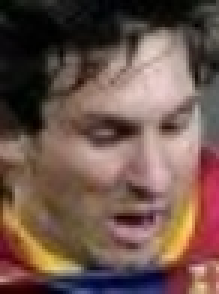
#> input picture Data/Messi1.jpg, 73 x 98 px (shown 3 times larger)
$ python moments_demo.py --input ../Data/Messi1.jpg
#> lines starting #> are read from the running program, lines starting #| are printed output that depends on the picture; after the words box and inside, x2 and y2 are one past the last pixel; in counts of white or black regions, pixels touching at a corner belong together
import cv2 as cv
import numpy as np
import argparse
import random as rng
titleWindow = 'Moments_demo.py'

rng.seed(12345)

def thresh_callback(val):
    threshold = val

    ## [Canny]
    # Detect edges using Canny
    canny_output = cv.Canny(src_gray, threshold, threshold * 2)
    ## [Canny]

    ## [findContours]
    # Find contours
    contours, _ = cv.findContours(canny_output, cv.RETR_TREE, cv.CHAIN_APPROX_SIMPLE)
    ## [findContours]

    # Get the moments
    mu = [None]*len(contours)
    for i in range(len(contours)):
        mu[i] = cv.moments(contours[i])

    # Get the mass centers
    mc = [None]*len(contours)
    for i in range(len(contours)):
        # add 1e-5 to avoid division by zero
        mc[i] = (mu[i]['m10'] / (mu[i]['m00'] + 1e-5), mu[i]['m01'] / (mu[i]['m00'] + 1e-5))

    # Draw contours
    ## [zeroMat]
    drawing = np.zeros((canny_output.shape[0], canny_output.shape[1], 3), dtype=np.uint8)
    ## [zeroMat]
    ## [forContour]
    for i in range(len(contours)):
        color = (rng.randint(0,256), rng.randint(0,256), rng.randint(0,256))
        cv.drawContours(drawing, contours, i, color, 2)
        cv.circle(drawing, (int(mc[i][0]), int(mc[i][1])), 4, color, -1)
    ## [forContour]

    ## [showDrawings]
    # Show in a window
    cv.imshow('Contours', drawing)
    ## [showDrawings]

    # Calculate the area with the moments 00 and compare with the result of the OpenCV function
    for i in range(len(contours)):
        print(' * Contour[%d] - Area (M_00) = %.2f - Area OpenCV: %.2f - Length: %.2f' % (i, mu[i]['m00'], cv.contourArea(contours[i]), cv.arcLength(contours[i], True)))

## [setup]
# Load source image
parser = argparse.ArgumentParser(description='Code for Image Moments tutorial.')
parser.add_argument('--input', help='Path to input image.', default='../Data/stuff.jpg')
args = parser.parse_args()

src = cv.imread(cv.samples.findFile(args.input))
#> src is the input picture: shape (98, 73, 3); mean B, G, R 76.1, 85.1, 110.5
if src is None:
    print('Could not open or find the image:', args.input)
    exit(0)

# Convert image to gray and blur it
src_gray = cv.cvtColor(src, cv.COLOR_BGR2GRAY)
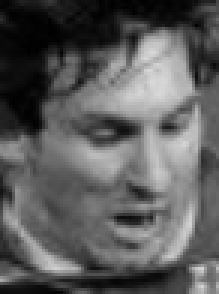
#> src_gray: shape (98, 73) (shown 3 times larger); min 0, max 216, mean 91.7
src_gray = cv.blur(src_gray, (3,3))
## [setup]

## [createWindow]
# Create Window
source_window = 'Source'
cv.namedWindow(source_window)
cv.imshow(source_window, src)
## [createWindow]
## [trackbar]
max_thresh = 255
thresh = 100 # initial threshold
cv.createTrackbar('Canny Thresh:', source_window, thresh, max_thresh, thresh_callback)
thresh_callback(thresh)
#> in thresh_callback, `canny_output = cv.Canny(src_gray, threshold, threshold * 2)`:
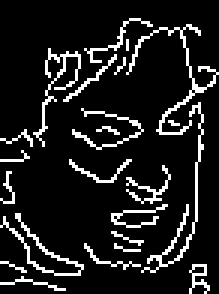
#> canny_output: shape (98, 73) (shown 3 times larger); 11.6% white in thin lines or dots
#> in thresh_callback, `contours, _ = cv.findContours(canny_output, cv.RETR_TREE, cv.CHAIN_APP..`: contours = 26 contours, 24 with area under 20; largest, box (x1, y1, x2, y2) and area: (42, 8, 73, 45) 31, (0, 71, 28, 92) 23
#> in thresh_callback, `mu = [None]*len(contours)`: mu = 26 items
#> the loop in thresh_callback, `for i in range(len(contours)):` made 26 passes
#> after the loop in thresh_callback, `for i in range(len(contours)):`: mc = 26 pairs, first value 0 to 65.97, second value 0 to 94.08
#> the loop in thresh_callback, `for i in range(len(contours)):` made 26 passes
#> color on passes 1 to 12: (213, 5, 152), (188, 99, 138), (223, 82, 191), (63, 221, 133), (89, 95, 181), (46, 211, 85), (75, 105, 39), (97, 174, 164), (12, 234, 173), (13, 212, 1), (3, 83, 91), (146, 50, 212)
#> after the loop in thresh_callback, `for i in range(len(contours)):`:
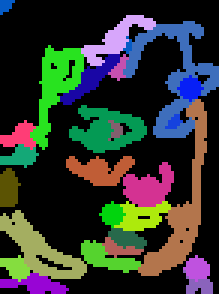
#> drawing: shape (98, 73, 3) (shown 3 times larger); mean of channels 0, 1, 2 47.3, 54.5, 48.5; drawn as B, G, R
## [trackbar]

cv.waitKey()
